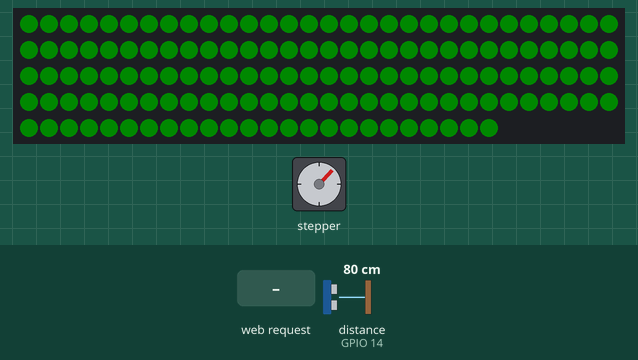
Bench run of a sketch on a simulated ESP32. Parts: 144 RGB LEDs in strip order, left to right, continuing on the next row, stepper motor. Wiring (inferred from the names in the program): ultrasonic range finder: trigger GPIO 12; echo GPIO 14. The inputs (shaded band) are chosen by the test bench; at power-on: distance to the obstacle (sensor on GPIO 14) 80 cm. The echo pulse lasts 58.3 µs per cm; dim RGB values are drawn brighter than linear; WiFi joins after 1.5 s; servers stay silent unless stated; stepper angles assume 2048 steps per turn; what the sketch prints to the serial monitor is not drawn.

Above: at 3.1 s.
3.2 s: distance to the obstacle (sensor on GPIO 14) set to 50 cm
At 3.81 s:
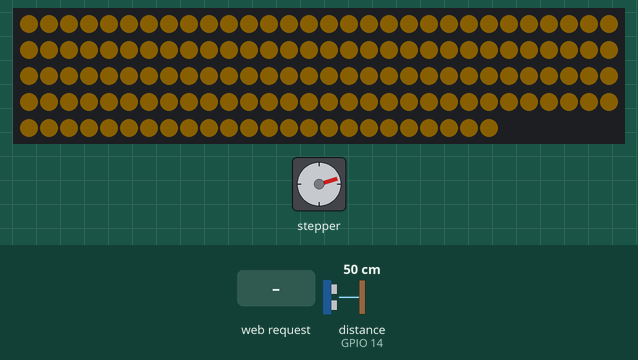
5.0 s: distance to the obstacle (sensor on GPIO 14) set to 41 cm
At 5.7 s:
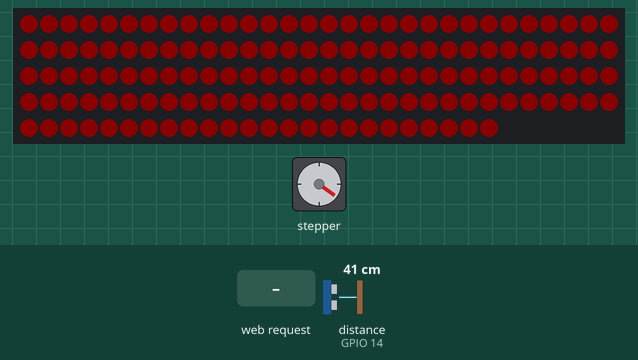
6.5 s: distance to the obstacle (sensor on GPIO 14) set to 299 cm
At 6.67 s:
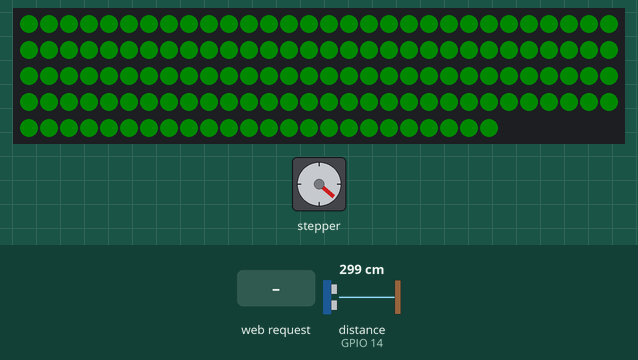
8.2 s: distance to the obstacle (sensor on GPIO 14) set to 60 cm
At 8.38 s:
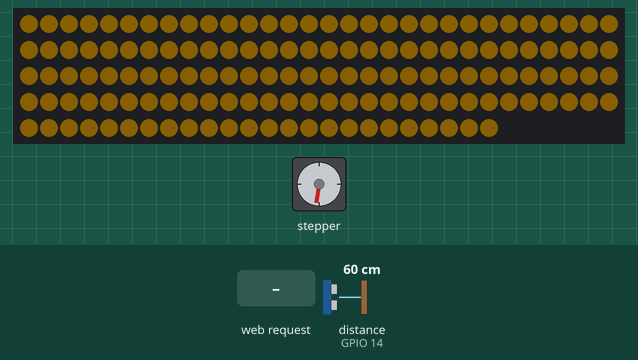
10.2 s: HTTP request GET /api/control/motor?action=off received
At 10.2 s:
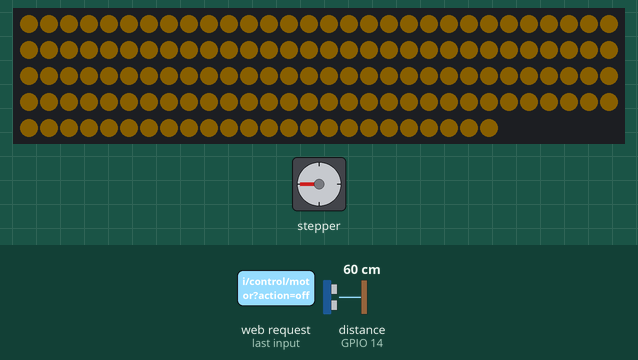
11.7 s: HTTP request GET /api/control/motor?action=on received
At 12.14 s:
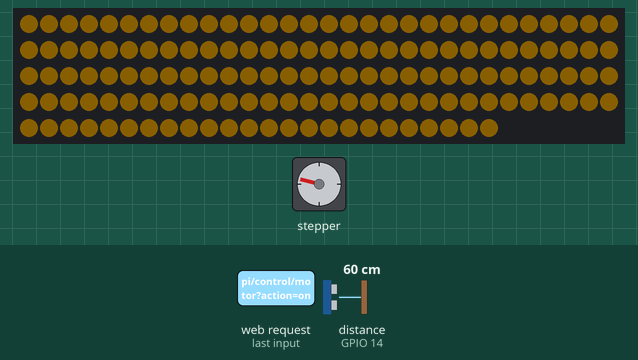
Timing chart, 0 to 14.9 s (numbered marks = the images above; inputs shaded):
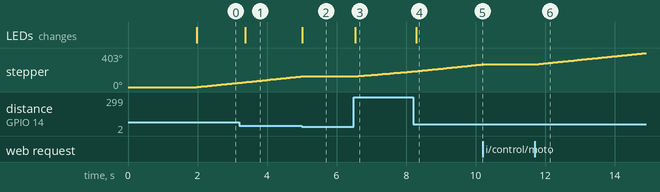

Measured:
- the behaviour switches between 46 and 45 cm on distance to the obstacle (sensor on GPIO 14) (found by bisection; images 1 and 2)
- after the input at 3.2 s, the LEDs: change after 0.17 s (image 1)
- after the input at 5.0 s, stepper: stops changing and stays 126°; the LEDs: change at once (image 2)
- after the input at 6.5 s, stepper: keeps turning clockwise at about 36°/s, starting at once; the LEDs: change at once (image 3)
- after the input at 8.2 s, the LEDs: change after 0.09 s (image 4)
- after the input at 10.2 s, stepper: stops changing and stays 268°
- after the input at 11.7 s, stepper: keeps turning clockwise at about 42°/s, starting at once

The sketch:

final.ino
```cpp
#include <Arduino.h>
#include <Stepper.h>
#include <Adafruit_NeoPixel.h> // 務必確認已安裝此函式庫
#include <WiFi.h>
#include <WebServer.h>

// ================= 網路設定 =================
const char* ssid = "A104-1";           // TODO: 改成您的 WiFi SSID
const char* password = "3400834008"; // TODO: 改成您的 WiFi 密碼

WebServer server(80);

// ================= 腳位設定 =================
// 1. 超音波 (HC-SR04)
const int TRIG_PIN = 12; // 接 GP12
const int ECHO_PIN = 14; // 接 GP14

// 2. WS2812B 燈條
const int LED_PIN = 16;  // 綠線 (Data) 接 GP16
// 您的燈條有 144 顆
const int NUMPIXELS = 144;

// 3. 28BYJ-48 步進馬達 (接 GP0 ~ GP3)
const int MOTOR_IN1 = 0;
const int MOTOR_IN2 = 1;
const int MOTOR_IN3 = 2;
const int MOTOR_IN4 = 3;

// ================= 參數設定 =================
const int STEPS_PER_REV = 2048; // 馬達一圈步數
const float STOP_DIST = 45.0;   // < 45cm: 紅燈 + 停止
const float WARN_DIST = 60.0;   // 45~60cm: 黃燈 + 運轉

// 建立物件
// ⚠️ 注意: Stepper 宣告時，中間兩腳順序要對調 (1, 3, 2, 4)，馬達才會順轉
Stepper motor(STEPS_PER_REV, MOTOR_IN1, MOTOR_IN3, MOTOR_IN2, MOTOR_IN4);
Adafruit_NeoPixel pixels(NUMPIXELS, LED_PIN, NEO_GRB + NEO_KHZ800);

// 變數
float distanceCM = 0.0;
bool distanceValid = false;
bool motorIsRunning = true;
bool manualMotorStop = false;

// 函式宣告
void handleRoot();
void handleApiData();
void handleMotorControl();
void handleOptions();
void addCorsHeaders();

void setup() {
  Serial.begin(115200);

  // --- 初始化超音波 ---
  pinMode(TRIG_PIN, OUTPUT);
  pinMode(ECHO_PIN, INPUT);

  // --- 初始化燈條 ---
  pixels.begin();
  // ⚠️ 重要保護：144顆燈如果全亮電流很大，USB會推不動當機。
  // 這裡將亮度限制在 10 (最大255)，既省電又夠亮。
  pixels.setBrightness(10);
  pixels.show(); // 先全暗

  // --- 初始化馬達 ---
  motor.setSpeed(10); // 設定轉速 (RPM)
  pinMode(MOTOR_IN1, OUTPUT);
  pinMode(MOTOR_IN2, OUTPUT);
  pinMode(MOTOR_IN3, OUTPUT);
  pinMode(MOTOR_IN4, OUTPUT);

  // --- 連線到 WiFi ---
  WiFi.mode(WIFI_STA);
  WiFi.begin(ssid, password);
  Serial.println("正在連線到 WiFi...");

  int attempts = 0;
  while (WiFi.status() != WL_CONNECTED && attempts < 40) {
    delay(650);
    Serial.print(".");
    attempts++;
  }

  if (WiFi.status() == WL_CONNECTED) {
    Serial.println();
    Serial.println("==============================");
    Serial.println("✅ WiFi 連線成功");
    Serial.print("IP: ");
    Serial.println(WiFi.localIP());
    Serial.print("GW: ");
    Serial.println(WiFi.gatewayIP());
    Serial.print("RSSI: ");
    Serial.print(WiFi.RSSI());
    Serial.println(" dBm");
    Serial.println("==============================");
  } else {
    Serial.println();
    Serial.println("❌ WiFi 連線失敗，請檢查網路設定");
  }

  // --- HTTP 伺服器 ---
  server.on("/", handleRoot);
  server.on("/api/data", HTTP_GET, handleApiData);
  server.on("/api/data", HTTP_OPTIONS, handleOptions);
  server.on("/api/control/motor", HTTP_GET, handleMotorControl);
  server.on("/api/control/motor", HTTP_POST, handleMotorControl);
  server.on("/api/control/motor", HTTP_OPTIONS, handleOptions);
  server.onNotFound([]() {
    server.send(404, "text/plain", "Not Found");
  });
  server.begin();
  Serial.println("HTTP 伺服器已啟動，API: /api/data");

  Serial.println("系統啟動: >60cm綠燈, 45-60cm黃燈, <45cm紅燈停");
}

// 讀取距離函式
void readUltrasonic() {
  digitalWrite(TRIG_PIN, LOW);
  delayMicroseconds(2);
  digitalWrite(TRIG_PIN, HIGH);
  delayMicroseconds(10);
  digitalWrite(TRIG_PIN, LOW);

  unsigned long duration = pulseIn(ECHO_PIN, HIGH, 30000UL); // 等待 30ms

  if (duration == 0) {
    // 如果沒收到回波 (通常是太遠或沒插好)，視為「安全距離」
    distanceCM = 999.0;
    distanceValid = false;
  } else {
    distanceCM = (float)duration / 29.4 / 2.0;
    if (distanceCM > 400) distanceCM = 400; // 限制最大值
    distanceValid = true;
  }
}

// 設定整條燈顏色的函式
void setAllColor(int r, int g, int b) {
  for(int i=0; i<NUMPIXELS; i++) {
    pixels.setPixelColor(i, pixels.Color(r, g, b));
  }
  pixels.show();
}

// 停止馬達並放鬆線圈 (省電不發熱)
void stopMotorCoils() {
  digitalWrite(MOTOR_IN1, LOW);
  digitalWrite(MOTOR_IN2, LOW);
  digitalWrite(MOTOR_IN3, LOW);
  digitalWrite(MOTOR_IN4, LOW);
}

void loop() {
  server.handleClient();

  // 1. 讀取距離
  readUltrasonic();

  bool inStopZone = distanceCM < STOP_DIST;
  bool inWarnZone = distanceCM >= STOP_DIST && distanceCM < WARN_DIST;

  if (inStopZone) {
    setAllColor(255, 0, 0); // > STOP 紅燈
  } else if (inWarnZone) {
    setAllColor(255, 180, 0); // 黃燈
  } else {
    setAllColor(0, 255, 0); // 綠燈
  }

  bool shouldRunMotor = !manualMotorStop && !inStopZone;

  if (shouldRunMotor) {
    motor.step(15); // 繼續轉動
    if (!motorIsRunning) {
      Serial.println("馬達啟動");
      motorIsRunning = true;
    }
  } else {
    stopMotorCoils();
    if (motorIsRunning) {
      Serial.println("馬達停止");
      motorIsRunning = false;
    }
  }

  // 稍微延遲，避免燈光閃爍太快
  delay(10);
}

// ================= HTTP Handlers =================

void addCorsHeaders() {
  server.sendHeader("Access-Control-Allow-Origin", "*");
  server.sendHeader("Access-Control-Allow-Methods", "GET, POST, OPTIONS");
  server.sendHeader("Access-Control-Allow-Headers", "Content-Type");
  server.sendHeader("Cache-Control", "no-cache, no-store, must-revalidate");
  server.sendHeader("Pragma", "no-cache");
  server.sendHeader("Expires", "0");
}

void handleRoot() {
  addCorsHeaders();
  String html = "<!DOCTYPE html><html><head><meta charset='UTF-8'><title>Bird Guard</title>";
  html += "<style>body{font-family:Arial;background:#0f172a;color:#fff;padding:30px;text-align:center}";
  html += ".card{background:#1e293b;border-radius:16px;padding:24px;display:inline-block;min-width:260px}";
  html += ".value{font-size:48px;margin:0;color:#38bdf8}";
  html += ".status{margin-top:16px;font-size:20px}</style></head><body>";
  html += "<div class='card'><h2>距離感測器</h2>";
  if (distanceValid) {
    html += "<p class='value'>" + String(distanceCM, 1) + " cm</p>";
  } else {
    html += "<p class='value'>NO DATA</p>";
  }
  html += "<p class='status'>馬達: ";
  html += (!manualMotorStop && motorIsRunning) ? "運轉中" : "已停止";
  html += "</p>";
  html += "<p style='font-size:14px;margin-top:12px;'>API: /api/data ・ 控制: /api/control/motor?action=on|off</p>";
  html += "</div></body></html>";
  server.send(200, "text/html", html);
}

void handleApiData() {
  addCorsHeaders();
  String json = "{";
  json += "\"valid\":" + String(distanceValid ? "true" : "false") + ",";
  json += "\"distance_cm\":" + String(distanceCM, 2) + ",";
  json += "\"distance_m\":" + String(distanceCM / 100.0, 3) + ",";
  json += "\"stop_threshold_cm\":" + String(STOP_DIST, 1) + ",";
  json += "\"warn_threshold_cm\":" + String(WARN_DIST, 1) + ",";
  json += "\"timestamp\":" + String(millis()) + ",";
  json += "\"manual_stop\":" + String(manualMotorStop ? "true" : "false") + ",";
  json += "\"motor_running\":" + String((!manualMotorStop && motorIsRunning) ? "true" : "false");
  json += "}";
  server.send(200, "application/json", json);
}

void handleMotorControl() {
  addCorsHeaders();
  String action = server.arg("action");
  action.toLowerCase();

  if (action.length() == 0) {
    server.send(400, "application/json", "{\"success\":false,\"message\":\"缺少 action 參數\"}");
    return;
  }

  if (action == "off" || action == "stop") {
    manualMotorStop = true;
    stopMotorCoils();
    motorIsRunning = false;
  } else if (action == "on" || action == "start") {
    manualMotorStop = false;
  } else {
    server.send(400, "application/json", "{\"success\":false,\"message\":\"action 只能是 on/start 或 off/stop\"}");
    return;
  }

  String json = "{";
  json += "\"success\":true,";
  json += "\"action\":\"" + action + "\",";
  json += "\"manual_stop\":" + String(manualMotorStop ? "true" : "false") + ",";
  json += "\"motor_running\":" + String((!manualMotorStop && motorIsRunning) ? "true" : "false") + ",";
  json += "\"distance_cm\":" + String(distanceCM, 2);
  json += "}";
  server.send(200, "application/json", json);
}

void handleOptions() {
  addCorsHeaders();
  server.send(204, "text/plain", "");
}
```
